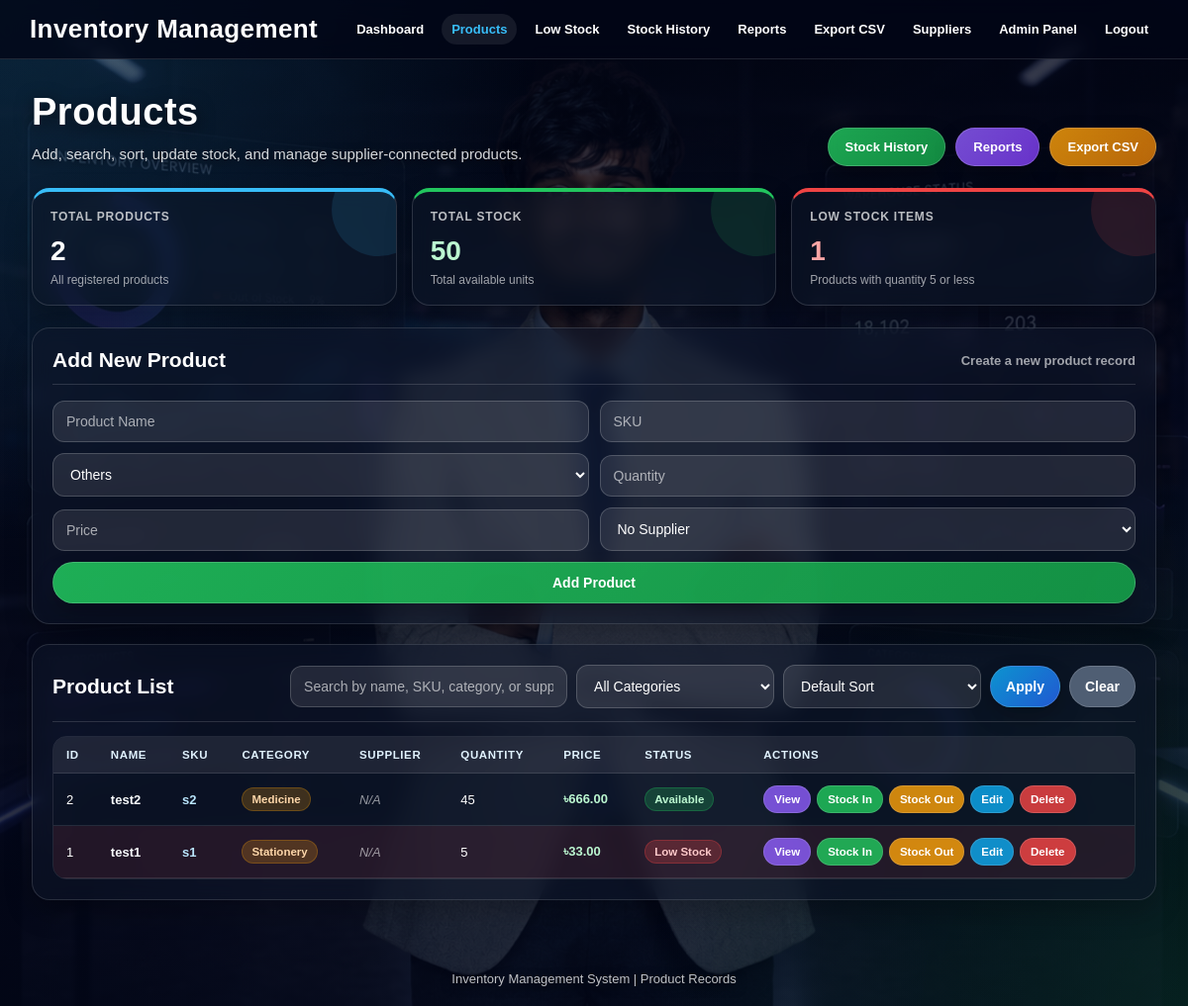
Screenshot of /products (signed in) with the database file from the repository.
### tables this page shows
CREATE TABLE products (
            id INTEGER PRIMARY KEY AUTOINCREMENT,
            name TEXT NOT NULL,
            sku TEXT UNIQUE NOT NULL,
            category TEXT DEFAULT 'Others',
            quantity INTEGER NOT NULL,
            price REAL NOT NULL,
            supplier_id INTEGER, user_id INTEGER,
            FOREIGN KEY (supplier_id) REFERENCES suppliers(id)
        );

### auth.py (the view)
    def wrapper(*args, **kwargs):
        if not session.get("user"):
            return redirect(url_for("login"))
        return func(*args, **kwargs)

### app.py (called while the page is built, shortened)
def get_current_user_id():
    if "user_id" in session:
        return session["user_id"]

### auth.py (called while the page is built)
def login_required(func):
    def wrapper(*args, **kwargs):
        if not session.get("user"):
            return redirect(url_for("login"))
        return func(*args, **kwargs)
    wrapper.__name__ = func.__name__
    return wrapper

### models.py (called while the page is built)
def is_postgres():
    return DATABASE_URL.startswith("postgres://") or DATABASE_URL.startswith("postgresql://")

def get_sqlite_db_name():
    if DATABASE_URL.startswith("sqlite:///"):
        return DATABASE_URL.replace("sqlite:///", "")
    return "inventory.db"

def get_db_connection():
    if is_postgres():
        conn = psycopg2.connect(
            DATABASE_URL,
            cursor_factory=psycopg2.extras.RealDictCursor
        )
        return conn
    db_name = get_sqlite_db_name()
    conn = sqlite3.connect(db_name)
    conn.row_factory = sqlite3.Row
    return conn

def convert_placeholders(sql):
    if is_postgres():
        return sql.replace("?", "%s")
    return sql

def fetch_all(sql, params=()):
    conn = get_db_connection()
    cursor = conn.cursor()
    cursor.execute(convert_placeholders(sql), params)
    rows = cursor.fetchall()
    cursor.close()
    conn.close()
    return rows

def get_all_products(user_id):
    return fetch_all("""
        SELECT
            products.*,
            suppliers.name AS supplier_name
        FROM products
        LEFT JOIN suppliers
            ON products.supplier_id = suppliers.id
            AND suppliers.user_id = products.user_id
        WHERE products.user_id = ?
        ORDER BY products.id DESC
    """, (user_id,))

def get_all_suppliers(user_id):
    return fetch_all("""
        SELECT *
        FROM suppliers
        WHERE user_id = ?
        ORDER BY id DESC
    """, (user_id,))

### templates/products.html (shortened to what this page needs)
<!DOCTYPE html>
<html>
<head>
</head>
<body>
    <div class="navbar">
        <h2>Inventory Management</h2>
        <div class="navbar-links">
            <a href="/dashboard">Dashboard</a>
            <a class="active" href="/products">Products</a>
            <a href="/low-stock">Low Stock</a>
            <a href="/stock-history">Stock History</a>
            <a href="/reports">Reports</a>
            <a href="/export-products">Export CSV</a>
            <a href="/suppliers">Suppliers</a>
            {% if session.get("user") == "admin" %}
    <a href="/admin/users">Admin Panel</a>
{% endif %}
            <a href="/logout">Logout</a>
        </div>
    </div>
    <div class="container">
        <div class="hero-row">
            <div class="hero-title">
                <h1>Products</h1>
                <p>Add, search, sort, update stock, and manage supplier-connected products.</p>
            </div>
            <div class="top-actions">
                <a class="history-btn" href="/stock-history">Stock History</a>
                <a class="reports-btn" href="/reports">Reports</a>
                <a class="export-btn" href="/export-products">Export CSV</a>
            </div>
        </div>
        <div class="cards">
            <div class="card">
                <h3>Total Products</h3>
                <p>{{ total_products }}</p>
                <span>All registered products</span>
            </div>
            <div class="card stock">
                <h3>Total Stock</h3>
                <p>{{ total_stock }}</p>
                <span>Total available units</span>
            </div>
            <div class="card warning">
                <h3>Low Stock Items</h3>
                <p>{{ low_stock }}</p>
                <span>Products with quantity 5 or less</span>
            </div>
        </div>
        <div class="section">
            <div class="section-header-main">
                <h3>Add New Product</h3>
                <span class="section-note">Create a new product record</span>
            </div>
            <form class="add-form" action="/add" method="POST">
                <input type="text" name="name" placeholder="Product Name" required>
                <input type="text" name="sku" placeholder="SKU" required>
                <select name="category" required>
                    <option value="Others">Others</option>
                </select>
                <input type="number" name="quantity" placeholder="Quantity" min="0" required>
                <input type="number" step="0.01" name="price" placeholder="Price" min="0" required>
                <select name="supplier_id">
                    <option value="">No Supplier</option>
                </select>
                <button type="submit">Add Product</button>
            </form>
        </div>
        <div class="section">
            <div class="section-header">
                <h3>Product List</h3>
                <form class="filter-form" action="/products" method="GET">
                    <input
                        type="text"
                        name="search"
                        placeholder="Search by name, SKU, category, or supplier"
                        value="{{ search_query }}"
                    >
                    <select name="category">
                        <option value="" {% if category_filter == "" %}selected{% endif %}>
                            All Categories
                        </option>
                    </select>
                    <select name="sort">
                        <option value="" {% if sort_by == "" %}selected{% endif %}>
                            Default Sort
                        </option>
                    </select>
                    <button type="submit">Apply</button>
                    <a class="clear-btn" href="/products">Clear</a>
                </form>
            </div>
            {% if products %}
                <div class="table-wrap">
                    <table>
                        <thead>
                            <tr>
                                <th>ID</th>
                                <th>Name</th>
                                <th>SKU</th>
                                <th>Category</th>
                                <th>Supplier</th>
                                <th>Quantity</th>
                                <th>Price</th>
                                <th>Status</th>
                                <th>Actions</th>
                            </tr>
                        </thead>
                        <tbody>
                            {% for product in products %}
                                <tr class="{% if product['quantity'] <= 5 %}low-stock{% endif %}">
                                    <td>{{ product["id"] }}</td>
                                    <td>
                                        <span class="product-name">{{ product["name"] }}</span>
                                    </td>
                                    <td>
                                        <span class="sku-text">{{ product["sku"] }}</span>
                                    </td>
                                    <td>
                                        <span class="category-badge">
                                            {% if product["category"] %}
                                                {{ product["category"] }}
                                            {% else %}
                                                Others
                                            {% endif %}
                                        </span>
                                    </td>
                                    <td>
                                        {% if product["supplier_name"] %}
                                            <span class="supplier-badge">
                                                {{ product["supplier_name"] }}
                                            </span>
                                        {% else %}
                                            <span class="no-supplier">N/A</span>
                                        {% endif %}
                                    </td>
                                    <td>{{ product["quantity"] }}</td>
                                    <td>
                                        <span class="price-text">৳{{ "%.2f"|format(product["price"]) }}</span>
                                    </td>
                                    <td>
                                        {% if product["quantity"] <= 5 %}
                                            <span class="badge badge-low">Low Stock</span>
                                        {% else %}
                                            <span class="badge badge-ok">Available</span>
                                        {% endif %}
                                    </td>
                                    <td>
                                        <div class="action-group">
                                            <a class="view-btn" href="/product/{{ product['sku'] }}">View</a>
                                            <a class="stock-in-btn" href="/stock-in/{{ product['id'] }}">
                                                Stock In
                                            </a>
                                            <a class="stock-out-btn" href="/stock-out/{{ product['id'] }}">
                                                Stock Out
                                            </a>
                                            <a class="edit-btn" href="/edit/{{ product['id'] }}">
                                                Edit
                                            </a>
                                            <a
                                                class="delete-btn"
                                                href="/delete/{{ product['id'] }}"
                                                onclick="return confirm('Are you sure you want to delete this product?')"
                                            >
                                                Delete
                                            </a>
                                        </div>
                                    </td>
                                </tr>
                            {% endfor %}
                        </tbody>
                    </table>
                </div>
            {% endif %}
        </div>
    </div>
    <div class="footer">
        Inventory Management System | Product Records
    </div>
</body>
</html>

### rows the page displays
products: id "2", name "test2", sku "s2", category "Medicine", quantity "45", price "666.00", shows "Available"
products: id "1", name "test1", sku "s1", category "Stationery", quantity "5", price "33.00", shows "Low Stock"

### other values shown
{{ total_products }} "2"
{{ total_stock }} "50"
{{ low_stock }} "1"
